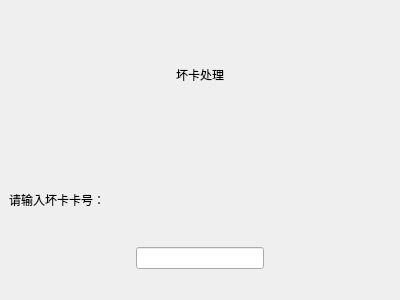
<?xml version="1.0" encoding="UTF-8"?>
<ui version="4.0">
 <class>FormBadCard</class>
 <widget class="QWidget" name="FormBadCard">
  <property name="geometry">
   <rect>
    <x>0</x>
    <y>0</y>
    <width>400</width>
    <height>300</height>
   </rect>
  </property>
  <property name="windowTitle">
   <string>Form</string>
  </property>
  <property name="Type" stdset="0">
   <string>SecondWidget</string>
  </property>
  <layout class="QVBoxLayout" name="verticalLayout_2">
   <property name="spacing">
    <number>0</number>
   </property>
   <property name="margin">
    <number>0</number>
   </property>
   <item>
    <widget class="QLabel" name="label">
     <property name="text">
      <string>坏卡处理</string>
     </property>
     <property name="alignment">
      <set>Qt::AlignCenter</set>
     </property>
     <property name="className" stdset="0">
      <string>Title</string>
     </property>
    </widget>
   </item>
   <item>
    <widget class="QWidget" name="widget" native="true">
     <layout class="QVBoxLayout" name="verticalLayout">
      <item>
       <widget class="QLabel" name="label_2">
        <property name="maximumSize">
         <size>
          <width>16777215</width>
          <height>40</height>
         </size>
        </property>
        <property name="text">
         <string>请输入坏卡卡号：</string>
        </property>
        <property name="className" stdset="0">
         <string>fbcContent</string>
        </property>
       </widget>
      </item>
      <item>
       <layout class="QHBoxLayout" name="horizontalLayout">
        <item>
         <spacer name="horizontalSpacer">
          <property name="orientation">
           <enum>Qt::Horizontal</enum>
          </property>
          <property name="sizeHint" stdset="0">
           <size>
            <width>40</width>
            <height>20</height>
           </size>
          </property>
         </spacer>
        </item>
        <item>
         <widget class="QLineEdit" name="lineEdit">
          <property name="className" stdset="0">
           <string>fbcContent</string>
          </property>
         </widget>
        </item>
        <item>
         <spacer name="horizontalSpacer_2">
          <property name="orientation">
           <enum>Qt::Horizontal</enum>
          </property>
          <property name="sizeHint" stdset="0">
           <size>
            <width>40</width>
            <height>20</height>
           </size>
          </property>
         </spacer>
        </item>
       </layout>
      </item>
     </layout>
    </widget>
   </item>
  </layout>
 </widget>
 <resources/>
 <connections/>
</ui>
